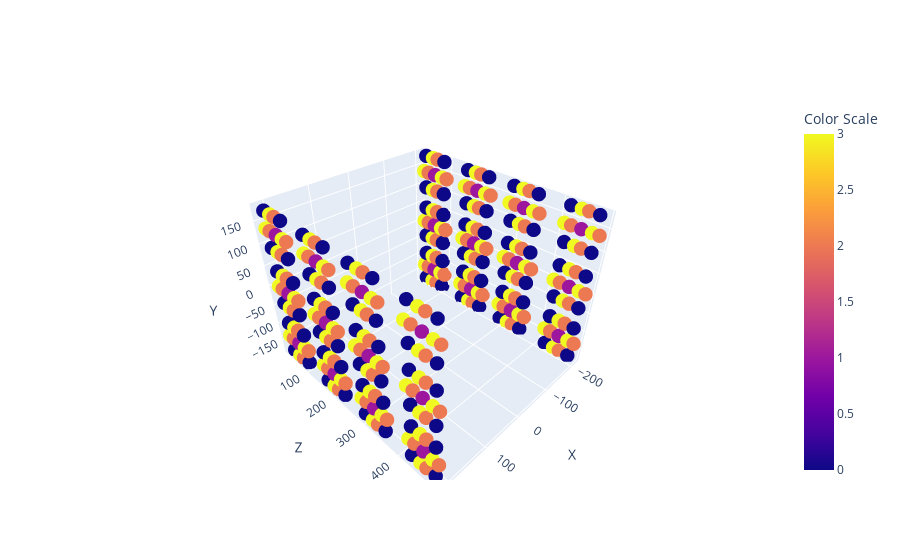

The notebook cell this image was saved under:
### Markdown cell above
Mapa 3D detectores

### Code cell
import plotly.graph_objs as go
import plotly.express as px

# Tu diccionario de datos
data = data_dict

# Extraer las coordenadas
x = [coord[0] for coord in data.values()]
y = [coord[1] for coord in data.values()]  # Ahora Y va al eje vertical
z = [coord[2] for coord in data.values()]  # Z va al eje horizontal
color = [coord[3] for coord in data.values()]
ids = [key for key in data_dict.keys()]

# Crear las etiquetas de hover con las coordenadas correctas
hover_text = [f'ID: {id_}<br>X: {x_}<br>Y: {y_}<br>Z: {z_:.1f}' for id_, x_, y_, z_ in zip(ids, x, y, z)]

# Crear el gráfico de dispersión 3D
fig = go.Figure(data=[go.Scatter3d(
    x=x,
    y=z,  # Y es el eje vertical
    z=y,  # Z es el eje horizontal
    mode='markers',
    marker=dict(
        size=5,
        color=color,  # Establece el color basado en la cuarta dimensión
        colorbar=dict(title='Color Scale')  # Añadir la barra de colores
    ),
    text=hover_text,  # Mostrar las coordenadas correctas en el hover
    hoverinfo='text'  # Mostrar solo el texto del hover
)])

# Establecer etiquetas de los ejes
fig.update_layout(scene=dict(
    xaxis_title='X',
    yaxis_title='Z',  # Y es ahora el eje vertical
    zaxis_title='Y'  # Z es ahora el eje horizontal
))

# Mostrar el gráfico
fig.show()

### Figure 1 — Plotly figure (JSON) as saved in the notebook; plotly's stock layout.template omitted (floating-point values rounded to 4 significant figures; data arrays with more than 128 entries replaced by an {"elided": "..."} marker saying what was removed)
{"data": [{"hoverinfo": "text", "marker": {"color": {"elided": "312 int values"}, "colorbar": {"title": {"text": "Color Scale"}}, "size": 5}, "mode": "markers", "text": {"elided": "312 str values"}, "type": "scatter3d", "x": {"elided": "312 float values"}, "y": {"elided": "312 float values"}, "z": {"elided": "312 int values"}}], "layout": {"scene": {"xaxis": {"title": {"text": "X"}}, "yaxis": {"title": {"text": "Z"}}, "zaxis": {"title": {"text": "Y"}}}}}
